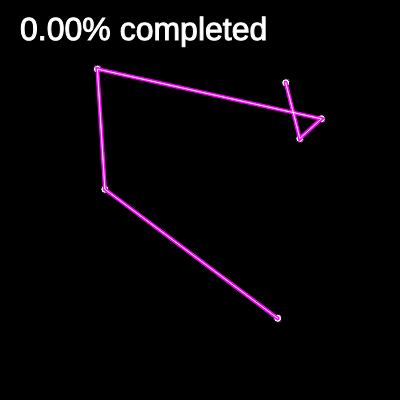
Frame 1 (no input)
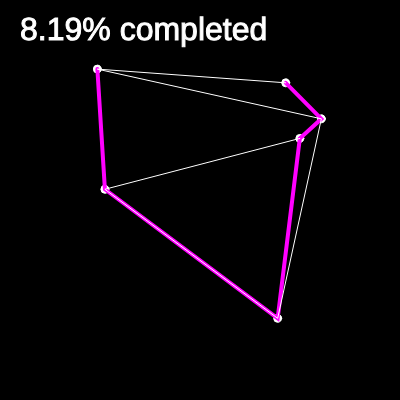
Frame 60 (no input)
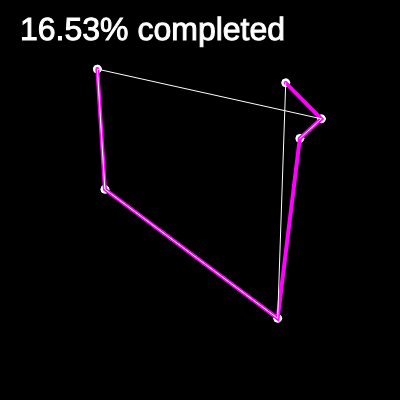
Frame 120 (the mouse pressed at the canvas centre since frame 60)

The p5.js sketch that drew these frames (run headless with seeded random() and noise() and a simulated clock; from frame 60 on, the mouse is pressed at the canvas centre):

// p5.js sketch
// ── sketch.js
// globals
var nodes = [];
var order = [];
var recordDistance;
var bestPath;
var totalPermutations;
var count = 0;

// constant
const SCREEN_SIZE = 400;
const totalNodes = 6;

// Setup
function setup() {
  createCanvas(SCREEN_SIZE, SCREEN_SIZE);
  for(let i = 0; i < totalNodes; i++){
    let v = createVector(random(width), random(height));
    nodes[i] = v;
    order[i] = i;   
  }
  let d = calcDistance(nodes, order);
  recordDistance = d;
  bestPath = order.slice();  
  
  totalPermutations = factorial(totalNodes);
}
// Draw
function draw(){
  background(0);
  fill(255);
  // draw the nodes
  for(let i = 0; i < nodes.length; i++){
    ellipse(nodes[i].x, nodes[i].y, 8, 8);
  }
  // connect the nodes
  stroke(255, 0, 255);
  strokeWeight(4);
  noFill();
  beginShape();
  for(let i = 0; i < order.length; i++){
    let n = bestPath[i];
    vertex(nodes[n].x, nodes[n].y);
  }
  endShape();
  
  // draw shortest path
  stroke(255);
  strokeWeight(1);
  noFill();
  beginShape();
  for(let i = 0; i < order.length; i++){
    let n = order[i];
    vertex(nodes[n].x, nodes[n].y);
  }
  endShape();
    
  // check for shortest distance for the best path
  let d = calcDistance(nodes, order);
  if(d < recordDistance){
    recordDistance = d;
    bestPath = order.slice();
  }
  
  textSize(32);
  fill(255);
  let percent = 100 * (count / totalPermutations);
  text(nf(percent, 0, 2) + "% completed", 20, 40);
  nextOrder();
}

// swap nodes for shuffle
function swap(arr, i, j){
  let temp = arr[i];
  arr[i] = arr[j];
  arr[j] = temp;
}

// calc distance between nodes
function calcDistance(points, order){
  let sum = 0;
  for(let i = 0; i < order.length - 1; i++){
    let nodeAdex = order[i];
    let nodeA = points[nodeAdex];
    let nodeBdex = order[i+1];
    let nodeB = points[nodeBdex];
    let d = dist(nodeA.x, nodeA.y, nodeB.x, nodeB.y);
    sum += d;
  }
  return sum;
}

// Lexical Search
function nextOrder(){
  count++;
  
  let largestI = -1;
  for(let i = 0; i < order.length - 1; i++){
    if(order[i] < order[i+1]){
      largestI = i;
    }
  }
  
  if(largestI == -1){noLoop();}
  
  let largestJ = -1;
  for(let j = 0; j < order.length; j++){
    if(order[largestI] < order[j]){
      largestJ = j;
    }
  }
  
  swap(order, largestI, largestJ);
  
  let endArray = order.splice(largestI + 1);
  endArray.reverse();
  order = order.concat(endArray);
}

function factorial(n){
  return n == 1 ? 1 : n * factorial(n-1);  
}
// Action
